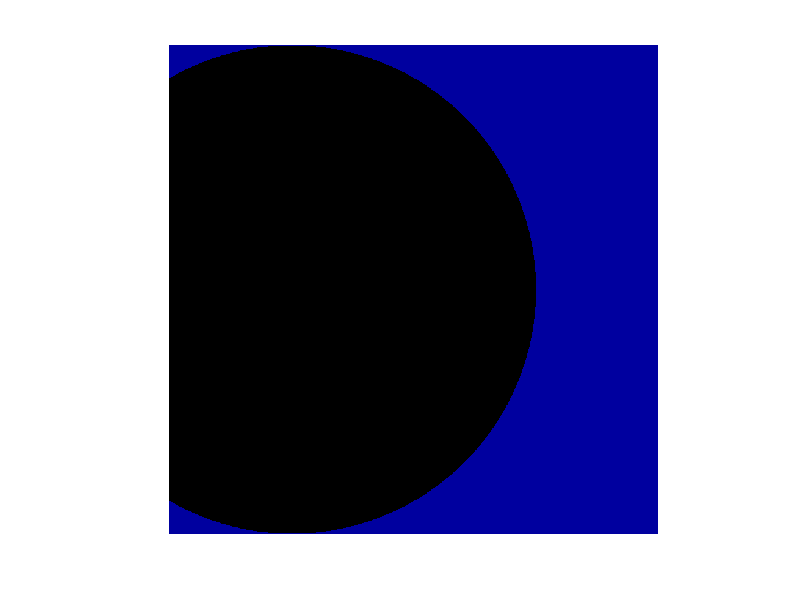

MATLAB code for this plot: (Note: this script raises an error after producing the figure.)
% clear workspaces
clear
clc
% define real and imaginary parts
x = -2 : 0.005 : 2;
y = -2 : 0.005 : 2;
[a, b] = meshgrid(x, y);
IterNum = 50;

% loop through different exponents
nn = 0;
for n = 0 : 1/60 : 6
    N = n;
    C = a + 1i * b;
    Z = zeros(size(C));
    inside = ones(size(C));
    iter = zeros(size(C));
    for jj = 1 : IterNum
        Z(inside) = Z(inside).^N + C(inside);
        inside = abs(Z) <= 2;
        iter = iter + inside;
    end

    % plot current fractal
    fig = imagesc(x, y, iter);
    colormap( [ jet ; 0 0 0] );
    caxis manual;
    caxis([0 IterNum]);
    set(gca,'xtick',[]);
    set(gca,'xticklabel',[]);
    set(gca,'ytick',[]);
    set(gca,'yticklabel',[]);
    set(gca,'visible','off')
    
    axis equal tight
    %title(sprintf('$z_{n+1} = cos(e^{%1.3f}z_n) + c$', n), 'fontsize', 16', 'interpreter', 'latex')
    %xlabel('$\mathrm{Re}(z)$', 'fontsize', 16, 'interpreter', 'latex')
    %ylabel('$\mathrm{Im}(z)$', 'fontsize', 16, 'interpreter', 'latex')
    
    ax = gca;
    ax.Units = 'pixels';
    p = ax.Position;
    pw = p(4);
    ph = p(4);
    pt = min(pw, ph) - 1;
    rect = [1, 1, pw-1, ph-1];
    frame = getframe(gca,rect);
    nn = nn + 1;
    im{nn} = frame2im(frame);
end

% generate animation
filename = 'Multibrot8.gif';
for ii = 1 : nn
    [A, map] = rgb2ind(im{ii}, 256);
    if ii == 1
        imwrite(A, map, filename, 'gif', 'LoopCount', Inf, 'DelayTime', 1/60);
    else
        imwrite(A, map, filename, 'gif', 'WriteMode', 'append', 'DelayTime', 1/60);
    end
end
shg
disp('DONE!');